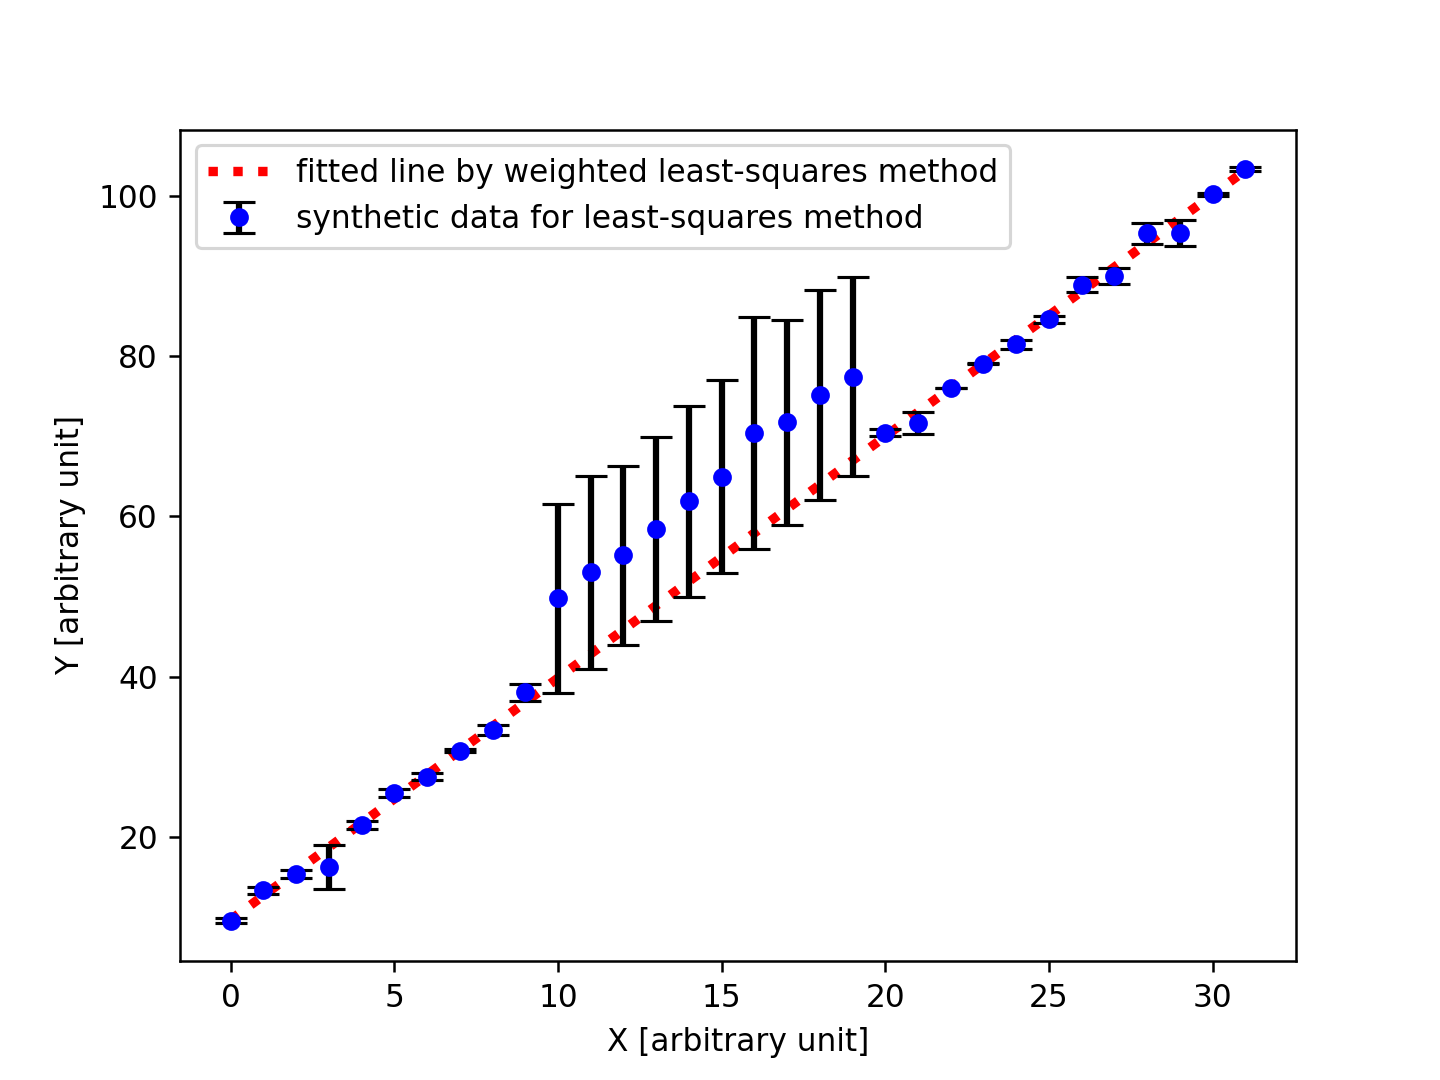

This figure's Python source:
#!/usr/pkg/bin/python3.9

#
# Time-stamp: <2023/03/09 13:34:28 (CST) daisuke>
#

# importing sys module
import sys

# importing numpy module
import numpy

# importing scipy module
import scipy.optimize
import scipy.stats

# importing matplotlib module
import matplotlib.figure
import matplotlib.backends.backend_agg

# input file name
file_input = 'advobs202302_s04_08_03.data'

# output file name
file_output = 'advobs202302_s04_08_06.png'

# making empty numpy arrays
data_x   = numpy.array ([])
data_y   = numpy.array ([])
data_err = numpy.array ([])

# opening file for reading
with open (file_input, 'r') as fh:
    # reading file line-by-line
    for line in fh:
        # splitting line into "x", "y", and "err"
        (x_str, y_str, err_str) = line.split ()
        # converting string into float
        try:
            x = float (x_str)
        except:
            print (f'cannot convert "{x_str}" into float.')
            print (f'something is wrong.')
            print (f'exiting...')
            sys.exit (1)
        try:
            y = float (y_str)
        except:
            print (f'cannot convert "{y_str}" into float.')
            print (f'something is wrong.')
            print (f'exiting...')
            sys.exit (1)
        try:
            err = float (err_str)
        except:
            print (f'cannot convert "{err_str}" into float.')
            print (f'something is wrong.')
            print (f'exiting...')
            sys.exit (1)
        # appending data into numpy arrays
        data_x   = numpy.append (data_x, x)
        data_y   = numpy.append (data_y, y)
        data_err = numpy.append (data_err, err)

# printing data
for i in range (len (data_x)):
    print (f'(x_{i:02d}, y_{i:02d}, err_{i:02d})', \
           f'= ({data_x[i]:8.3f}, {data_y[i]:8.3f}, {data_err[i]:8.3f})')

# a function for straight line
def line (x, a, b):
    # line
    y = a * x + b
    # returning y
    return y

# a function to calculate residuals
def residual (param, x, y, y_err):
    # calculation of residual
    residue = (param[0] * x + param[1] - y) / y_err
    # returning residual
    return residue

# initial guess of coefficients
param0 = [1.0, 1.0]

# fitting
fit_lsq = scipy.optimize.least_squares (residual, param0, \
                                        args=(data_x, data_y, data_err) )

# printing result of fitting
print (f'{fit_lsq}')

# degree of freedom
dof = len (data_x) - len (fit_lsq.x)
print (f'dof = {dof}')

# reduced chi-squared
reduced_chi2 = (fit_lsq.fun**2).sum () / dof
print (f'reduced chi-squared = {reduced_chi2}')

# Jacobian
J = fit_lsq.jac
print (f'Jacobian:\n{J}')

# transpose matrix of Jacobian
Jt =J.T

# calculation of J^T J
Jt_J = numpy.matmul (Jt, J)

# covariance matrix
pcov = numpy.linalg.inv (Jt_J) * reduced_chi2
print (f'covariance matrix:\n{pcov}')

# fitted a and b
a_fitted, b_fitted = fit_lsq.x
a_err, b_err = numpy.sqrt ( numpy.diagonal (pcov) )
print (f'a = {a_fitted:8.3f} +/- {a_err:8.3f} ({a_err/a_fitted*100.0:8.3f}%)')
print (f'b = {b_fitted:8.3f} +/- {b_err:8.3f} ({b_err/b_fitted*100.0:8.3f}%)')

# range of data
x_min = scipy.stats.tmin (data_x)
x_max = scipy.stats.tmax (data_x)

# fitted line
fitted_x = numpy.linspace (x_min, x_max, 1000)
fitted_y = line (fitted_x, a_fitted, b_fitted)

#
# making plot using Matplotlib
#
    
# making objects "fig" and "ax"
fig    = matplotlib.figure.Figure ()
canvas = matplotlib.backends.backend_agg.FigureCanvasAgg (fig)
ax     = fig.add_subplot (111)

# axes
ax.set_xlabel ('X [arbitrary unit]')
ax.set_ylabel ('Y [arbitrary unit]')

# plotting data
ax.errorbar (data_x, data_y, yerr=data_err, \
             linestyle='None', marker='o', markersize=5.0, color='blue', \
             elinewidth=2.0, ecolor='black', capsize=5.0, \
             label='synthetic data for least-squares method', \
             zorder=0.2)
ax.plot (fitted_x, fitted_y, linestyle=':', linewidth=3.0, color='red', \
         label='fitted line by weighted least-squares method', zorder=0.1)

# legend
ax.legend ()

# saving file
fig.savefig (file_output, dpi=225)
